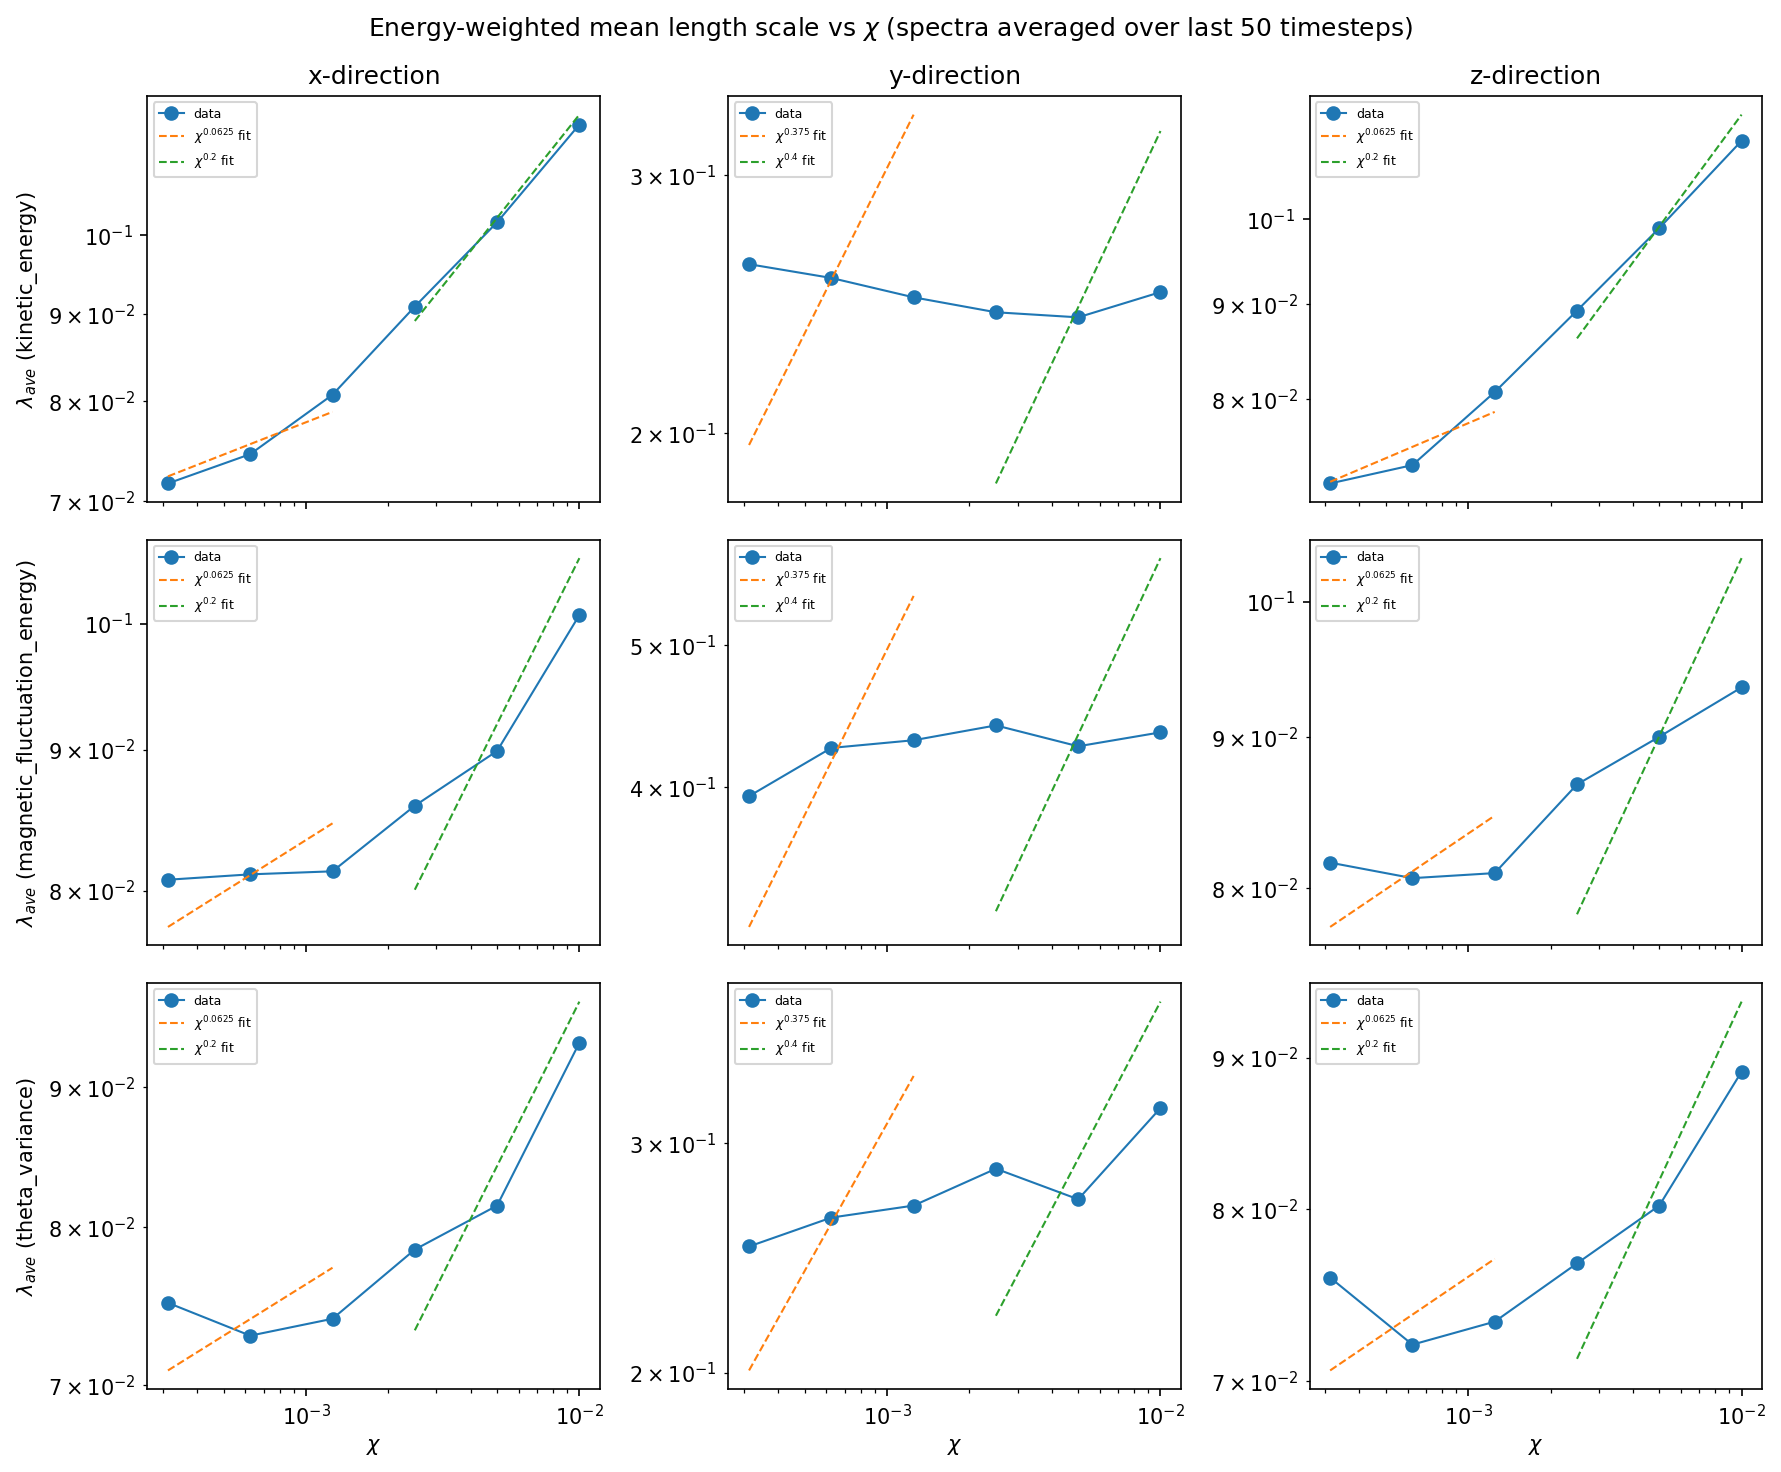

Write Python code to recreate this figure.
"""
Energy-weighted mean length scale, integrated directly in lambda = 2*pi/k
space, for each of the 9 (field, direction) cases across the chi scan.

This is NOT lambda_ave = 2*pi / k_ave (see kave_vs_chi.py) -- that would be
the wavelength of the energy-weighted mean wavenumber, a different quantity
from the energy-weighted mean wavelength. Here we change the integration
variable from k to lambda and integrate there instead.

To do that correctly, E(k) must be converted into an energy density in
lambda-space via the Jacobian of the transform: since energy in a bin is a
physical, coordinate-independent quantity, E(k) dk = F(lambda) d(lambda)
must hold, i.e. F(lambda) = E(k(lambda)) * |dk/dlambda|. With
lambda = 2*pi/k (so k = 2*pi/lambda), |dk/dlambda| = 2*pi/lambda**2 =
k**2 / (2*pi). Skipping this factor (just relabeling E(k) as a function of
lambda and integrating over lambda with no Jacobian) would silently change
how much weight each k-bin carries and would not even preserve total
energy between the k-space and lambda-space integrals.

lambda_ave = int(lambda * F(lambda) dlambda) / int(F(lambda) dlambda)

is then computed via the trapezoidal rule using lambda (not k) as the
integration axis, matching the native (non-uniform) k grid remapped to its
corresponding lambda grid and re-sorted ascending.

As in kave_vs_chi.py, each run's spectrum is first averaged over its last
N_LAST timesteps, and lambda_ave is computed from that time-averaged
spectrum; the k=0 (DC / mean-field) mode is excluded (lambda -> infinity
there, and it represents the background state, not a fluctuation).
"""
import os
import re

import matplotlib
matplotlib.use("Agg")
import matplotlib.pyplot as plt
import numpy as np

from load_flucs_spectra import load_flucs_spectra

SCAN_DIR = "/cephfs/store/astro-hl278/dnh26/hbi_flucs/runs/2_production_chi_scan_512"
N_LAST = 50  # trailing timesteps to average per run

SCRIPT_DIR = os.path.dirname(os.path.abspath(__file__))
PLOT_OUTPATH = os.path.join(SCRIPT_DIR, "lambda_ave_vs_chi.png")
TABLE_OUTPATH = os.path.join(SCRIPT_DIR, "lambda_ave_vs_chi_table.txt")

directions = ["x", "y", "z"]
fields = ["kinetic_energy", "magnetic_fluctuation_energy", "theta_variance"]

# Reciprocals of the k_max/k_ave broken power laws (see kmax_vs_chi.py /
# kave_vs_chi.py): if k ~ A * chi**b, then a length scale ~ 1/k scales as
# chi**(-b), i.e. the exponent sign is flipped.
# (exponent for the 3 smallest chi, exponent for the 3 largest chi)
DIRECTION_EXPONENTS = {
    "x": (1 / 16, 1 / 5),
    "y": (3 / 8, 2 / 5),
    "z": (1 / 16, 1 / 5),
}
N_LOW = 3  # number of smallest-chi points fit with the first exponent

CHI_PATTERN = re.compile(r"chi1over(\d+)")


def parse_chi(folder_name):
    match = CHI_PATTERN.search(folder_name)
    if match is None:
        raise ValueError(f"could not parse chi from folder name {folder_name!r}")
    return 1.0 / float(match.group(1))


def fit_power_law_fixed_exponent(chi, y, exponent):
    """Least-squares prefactor A for y = A * chi**exponent (fixed exponent)."""
    log_amplitude = np.mean(np.log(y) - exponent * np.log(chi))
    return np.exp(log_amplitude)


def compute_lambda_ave_table(run_dir, n_last=N_LAST):
    data = load_flucs_spectra(run_dir)
    time = data["time"]
    if len(time) < n_last:
        raise ValueError(f"{run_dir}: only {len(time)} timesteps available, requested n_last={n_last}")

    table = {}
    for field in fields:
        for direction in directions:
            k = data[f"k{direction}"]
            window = data[f"{field}_{direction}"][-n_last:]
            avg_spectrum = window.mean(axis=0)

            kpos = k > 0
            kk, ee = k[kpos], avg_spectrum[kpos]

            lam = 2.0 * np.pi / kk
            jacobian = kk ** 2 / (2.0 * np.pi)  # |dk/dlambda|
            density_lambda = ee * jacobian  # F(lambda) = E(k) * |dk/dlambda|

            order = np.argsort(lam)
            lam_sorted = lam[order]
            density_sorted = density_lambda[order]

            numerator = np.trapz(lam_sorted * density_sorted, lam_sorted)
            denominator = np.trapz(density_sorted, lam_sorted)
            table[f"{field}_{direction}"] = numerator / denominator
    return table


run_dirs = sorted(
    (
        name
        for name in os.listdir(SCAN_DIR)
        if os.path.isdir(os.path.join(SCAN_DIR, name)) and CHI_PATTERN.search(name)
    ),
    key=parse_chi,
)

chi_values = []
lambda_by_key = {f"{field}_{direction}": [] for field in fields for direction in directions}

for name in run_dirs:
    run_dir = os.path.join(SCAN_DIR, name)
    chi = parse_chi(name)
    print(f"processing {name} (chi={chi:.6g}) ...")
    table = compute_lambda_ave_table(run_dir)
    chi_values.append(chi)
    for key, value in table.items():
        lambda_by_key[key].append(value)

chi_values = np.array(chi_values)
order = np.argsort(chi_values)

if len(chi_values) < 2 * N_LOW:
    raise ValueError(
        f"found {len(chi_values)} chi values, need at least {2 * N_LOW} "
        f"for a broken power law with {N_LOW} points per segment"
    )

fig, axes = plt.subplots(3, 3, figsize=(12, 10), sharex=True)

for row, field in enumerate(fields):
    for col, direction in enumerate(directions):
        ax = axes[row, col]
        key = f"{field}_{direction}"
        values = np.array(lambda_by_key[key])
        chi_sorted = chi_values[order]
        values_sorted = values[order]
        ax.plot(chi_sorted, values_sorted, marker="o", linewidth=1, label="data")

        low_exponent, high_exponent = DIRECTION_EXPONENTS[direction]
        segments = [
            (chi_sorted[:N_LOW], values_sorted[:N_LOW], low_exponent),
            (chi_sorted[N_LOW:], values_sorted[N_LOW:], high_exponent),
        ]
        for chi_segment, values_segment, exponent in segments:
            amplitude = fit_power_law_fixed_exponent(chi_segment, values_segment, exponent)
            chi_smooth = np.geomspace(chi_segment.min(), chi_segment.max(), 50)
            ax.plot(
                chi_smooth,
                amplitude * chi_smooth ** exponent,
                "--",
                linewidth=1,
                label=f"$\\chi^{{{exponent:.3g}}}$ fit",
            )

        ax.set_xscale("log")
        ax.set_yscale("log")
        if row == 0:
            ax.set_title(f"{direction}-direction")
        if col == 0:
            ax.set_ylabel(f"$\\lambda_{{ave}}$ ({field})")
        ax.legend(fontsize=6)
        if row == len(fields) - 1:
            ax.set_xlabel(r"$\chi$")

fig.suptitle(
    f"Energy-weighted mean length scale vs $\\chi$ "
    f"(spectra averaged over last {N_LAST} timesteps)"
)
fig.tight_layout()
fig.savefig(PLOT_OUTPATH, dpi=150, bbox_inches="tight")
print(f"saved {PLOT_OUTPATH}")

with open(TABLE_OUTPATH, "w") as fh:
    fh.write("chi\t" + "\t".join(lambda_by_key.keys()) + "\n")
    for i in order:
        row_vals = "\t".join(f"{lambda_by_key[key][i]:.6g}" for key in lambda_by_key)
        fh.write(f"{chi_values[i]:.6g}\t{row_vals}\n")
print(f"saved {TABLE_OUTPATH}")
